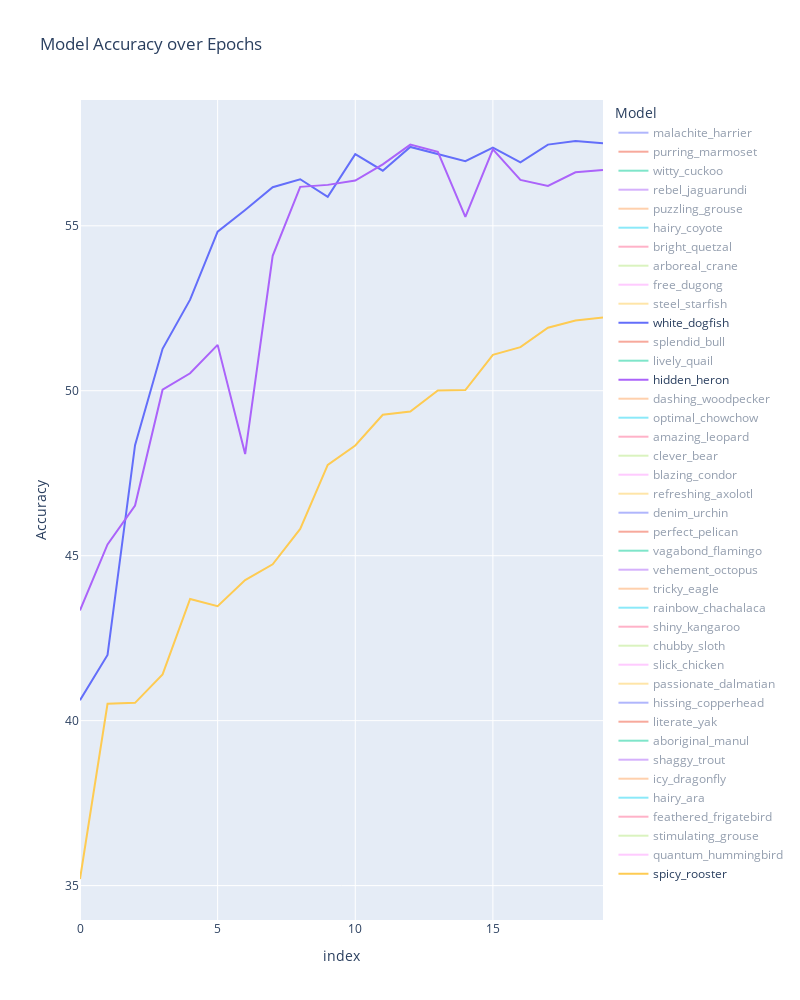

The notebook cell saved with this chart:
### Code cell
import plotly.express as px
fig = px.line(epochs_data, x='index', y='Accuracy', color='Model', title='Model Accuracy over Epochs')
fig.update_layout(height=1000, width=800)
fig

### Figure 1 — Plotly figure (JSON) as saved in the notebook; plotly's stock layout.template omitted (floating-point values rounded to 4 significant figures)
{"data": [{"hovertemplate": "Model=malachite_harrier<br>index=%{x}<br>Accuracy=%{y}<extra></extra>", "legendgroup": "malachite_harrier", "line": {"color": "#636efa", "dash": "solid"}, "marker": {"symbol": "circle"}, "mode": "lines", "name": "malachite_harrier", "orientation": "v", "showlegend": true, "type": "scatter", "visible": "legendonly", "x": [0, 1, 2, 3, 4, 5, 6, 7, 8, 9, 10, 11, 12, 13, 14, 15, 16, 17, 18, 19], "xaxis": "x", "y": [45.38, 52.87, 54.56, 55.16, 54.58, 56.18, 57.22, 56.52, 57.57, 58.65, 57.86, 56.67, 58.03, 56.96, 57.8, 57.67, 57.62, 57.2, 57.45, 57.41], "yaxis": "y"}, {"hovertemplate": "Model=purring_marmoset<br>index=%{x}<br>Accuracy=%{y}<extra></extra>", "legendgroup": "purring_marmoset", "line": {"color": "#EF553B", "dash": "solid"}, "marker": {"symbol": "circle"}, "mode": "lines", "name": "purring_marmoset", "orientation": "v", "showlegend": true, "type": "scatter", "visible": "legendonly", "x": [0, 1, 2, 3, 4, 5, 6, 7, 8, 9, 10, 11, 12, 13, 14, 15, 16, 17, 18, 19], "xaxis": "x", "y": [53.74, 55.39, 55.33, 55.87, 57.72, 56.57, 56.04, 56.72, 58.24, 58.4, 57.46, 57.05, 56.73, 57.58, 56.55, 56.92, 56.51, 56.49, 56.24, 56.15], "yaxis": "y"}, {"hovertemplate": "Model=witty_cuckoo<br>index=%{x}<br>Accuracy=%{y}<extra></extra>", "legendgroup": "witty_cuckoo", "line": {"color": "#00cc96", "dash": "solid"}, "marker": {"symbol": "circle"}, "mode": "lines", "name": "witty_cuckoo", "orientation": "v", "showlegend": true, "type": "scatter", "visible": "legendonly", "x": [0, 1, 2, 3, 4, 5, 6, 7, 8, 9, 10, 11, 12, 13, 14, 15, 16, 17, 18, 19], "xaxis": "x", "y": [45.88, 48.19, 53.11, 51.67, 53.88, 55.12, 56.05, 54.58, 56.37, 57.28, 56.82, 57.51, 58.11, 57.9, 57.01, 57.4, 57.93, 57.74, 57.16, 57.44], "yaxis": "y"}, {"hovertemplate": "Model=rebel_jaguarundi<br>index=%{x}<br>Accuracy=%{y}<extra></extra>", "legendgroup": "rebel_jaguarundi", "line": {"color": "#ab63fa", "dash": "solid"}, "marker": {"symbol": "circle"}, "mode": "lines", "name": "rebel_jaguarundi", "orientation": "v", "showlegend": true, "type": "scatter", "visible": "legendonly", "x": [0, 1, 2, 3, 4, 5, 6, 7, 8, 9, 10, 11, 12, 13, 14, 15, 16, 17, 18, 19], "xaxis": "x", "y": [44.04, 50.85, 53.88, 54.37, 54.45, 55.91, 54.68, 57.53, 57.07, 58.1, 56.8, 55.68, 56.83, 56.09, 56.91, 56.07, 56.14, 56.42, 56.05, 56.15], "yaxis": "y"}, {"hovertemplate": "Model=puzzling_grouse<br>index=%{x}<br>Accuracy=%{y}<extra></extra>", "legendgroup": "puzzling_grouse", "line": {"color": "#FFA15A", "dash": "solid"}, "marker": {"symbol": "circle"}, "mode": "lines", "name": "puzzling_grouse", "orientation": "v", "showlegend": true, "type": "scatter", "visible": "legendonly", "x": [0, 1, 2, 3, 4, 5, 6, 7, 8, 9, 10, 11, 12, 13, 14, 15, 16, 17, 18, 19], "xaxis": "x", "y": [48.09, 54.8, 55.94, 55.88, 57.45, 55.61, 58.04, 56.43, 56.95, 56.49, 56.25, 56.5, 57.42, 56.62, 56.24, 56.33, 55.86, 56.47, 55.78, 55.85], "yaxis": "y"}, {"hovertemplate": "Model=hairy_coyote<br>index=%{x}<br>Accuracy=%{y}<extra></extra>", "legendgroup": "hairy_coyote", "line": {"color": "#19d3f3", "dash": "solid"}, "marker": {"symbol": "circle"}, "mode": "lines", "name": "hairy_coyote", "orientation": "v", "showlegend": true, "type": "scatter", "visible": "legendonly", "x": [0, 1, 2, 3, 4, 5, 6, 7, 8, 9, 10, 11, 12, 13, 14, 15, 16, 17, 18, 19], "xaxis": "x", "y": [51.93, 53.32, 56.43, 56.7, 57.31, 55.59, 57.04, 56.82, 58.04, 57.39, 57.6, 57.15, 56.24, 56.87, 56.52, 56.4, 56.04, 56.35, 55.95, 56.32], "yaxis": "y"}, {"hovertemplate": "Model=bright_quetzal<br>index=%{x}<br>Accuracy=%{y}<extra></extra>", "legendgroup": "bright_quetzal", "line": {"color": "#FF6692", "dash": "solid"}, "marker": {"symbol": "circle"}, "mode": "lines", "name": "bright_quetzal", "orientation": "v", "showlegend": true, "type": "scatter", "visible": "legendonly", "x": [0, 1, 2, 3, 4, 5, 6, 7, 8, 9, 10, 11, 12, 13, 14, 15, 16, 17, 18, 19], "xaxis": "x", "y": [49.67, 53.19, 54.97, 56.08, 56.71, 56.5, 56.5, 57.84, 57, 57.53, 57.73, 57.37, 57.08, 57.33, 56.81, 57.08, 55.94, 56.39, 56.37, 56.53], "yaxis": "y"}, {"hovertemplate": "Model=arboreal_crane<br>index=%{x}<br>Accuracy=%{y}<extra></extra>", "legendgroup": "arboreal_crane", "line": {"color": "#B6E880", "dash": "solid"}, "marker": {"symbol": "circle"}, "mode": "lines", "name": "arboreal_crane", "orientation": "v", "showlegend": true, "type": "scatter", "visible": "legendonly", "x": [0, 1, 2, 3, 4, 5, 6, 7, 8, 9, 10, 11, 12, 13, 14, 15, 16, 17, 18, 19], "xaxis": "x", "y": [46.08, 51.25, 53.8, 55.21, 55.12, 56.78, 56.69, 55.6, 56.56, 56.98, 57.65, 57.6, 57.3, 57.43, 56.63, 56.7, 56.17, 56.58, 56.2, 56.76], "yaxis": "y"}, {"hovertemplate": "Model=free_dugong<br>index=%{x}<br>Accuracy=%{y}<extra></extra>", "legendgroup": "free_dugong", "line": {"color": "#FF97FF", "dash": "solid"}, "marker": {"symbol": "circle"}, "mode": "lines", "name": "free_dugong", "orientation": "v", "showlegend": true, "type": "scatter", "visible": "legendonly", "x": [0, 1, 2, 3, 4, 5, 6, 7, 8, 9, 10, 11, 12, 13, 14, 15, 16, 17, 18, 19], "xaxis": "x", "y": [49.99, 52.73, 55.11, 55.82, 57.04, 56.85, 57.32, 57.57, 56.69, 56.99, 56.18, 57.64, 57.53, 56.6, 56.15, 56.47, 56.39, 55.99, 56.05, 55.89], "yaxis": "y"}, {"hovertemplate": "Model=steel_starfish<br>index=%{x}<br>Accuracy=%{y}<extra></extra>", "legendgroup": "steel_starfish", "line": {"color": "#FECB52", "dash": "solid"}, "marker": {"symbol": "circle"}, "mode": "lines", "name": "steel_starfish", "orientation": "v", "showlegend": true, "type": "scatter", "visible": "legendonly", "x": [0, 1, 2, 3, 4, 5, 6, 7, 8, 9, 10, 11, 12, 13, 14, 15, 16, 17, 18, 19], "xaxis": "x", "y": [42.63, 47.41, 50.64, 53.93, 54.42, 55.01, 55.79, 54.8, 56.74, 57.48, 56.64, 57.58, 56.87, 56.2, 56.45, 56.76, 57.15, 56.47, 56.96, 56.53], "yaxis": "y"}, {"hovertemplate": "Model=white_dogfish<br>index=%{x}<br>Accuracy=%{y}<extra></extra>", "legendgroup": "white_dogfish", "line": {"color": "#636efa", "dash": "solid"}, "marker": {"symbol": "circle"}, "mode": "lines", "name": "white_dogfish", "orientation": "v", "showlegend": true, "type": "scatter", "visible": true, "x": [0, 1, 2, 3, 4, 5, 6, 7, 8, 9, 10, 11, 12, 13, 14, 15, 16, 17, 18, 19], "xaxis": "x", "y": [40.62, 41.99, 48.35, 51.27, 52.76, 54.82, 55.48, 56.17, 56.41, 55.88, 57.17, 56.67, 57.39, 57.17, 56.96, 57.37, 56.92, 57.46, 57.57, 57.5], "yaxis": "y"}, {"hovertemplate": "Model=splendid_bull<br>index=%{x}<br>Accuracy=%{y}<extra></extra>", "legendgroup": "splendid_bull", "line": {"color": "#EF553B", "dash": "solid"}, "marker": {"symbol": "circle"}, "mode": "lines", "name": "splendid_bull", "orientation": "v", "showlegend": true, "type": "scatter", "visible": "legendonly", "x": [0, 1, 2, 3, 4, 5, 6, 7, 8, 9, 10, 11, 12, 13, 14, 15, 16, 17, 18, 19], "xaxis": "x", "y": [48.65, 52.21, 54.22, 55.86, 56.47, 56.98, 57.28, 57.51, 57, 56.75, 56.98, 56.33, 56.75, 56.3, 56.92, 56.93, 56.62, 56.53, 56.3, 56.4], "yaxis": "y"}, {"hovertemplate": "Model=lively_quail<br>index=%{x}<br>Accuracy=%{y}<extra></extra>", "legendgroup": "lively_quail", "line": {"color": "#00cc96", "dash": "solid"}, "marker": {"symbol": "circle"}, "mode": "lines", "name": "lively_quail", "orientation": "v", "showlegend": true, "type": "scatter", "visible": "legendonly", "x": [0, 1, 2, 3, 4, 5, 6, 7, 8, 9, 10, 11, 12, 13, 14, 15, 16, 17, 18, 19], "xaxis": "x", "y": [51.88, 54.29, 55.53, 56.04, 55.33, 56.5, 56.88, 56.67, 55.99, 56.26, 56.13, 56.46, 57.46, 56.58, 56.62, 56.42, 56.41, 56, 55.99, 55.95], "yaxis": "y"}, {"hovertemplate": "Model=hidden_heron<br>index=%{x}<br>Accuracy=%{y}<extra></extra>", "legendgroup": "hidden_heron", "line": {"color": "#ab63fa", "dash": "solid"}, "marker": {"symbol": "circle"}, "mode": "lines", "name": "hidden_heron", "orientation": "v", "showlegend": true, "type": "scatter", "visible": true, "x": [0, 1, 2, 3, 4, 5, 6, 7, 8, 9, 10, 11, 12, 13, 14, 15, 16, 17, 18, 19], "xaxis": "x", "y": [43.34, 45.34, 46.52, 50.03, 50.53, 51.39, 48.08, 54.09, 56.18, 56.24, 56.37, 56.86, 57.46, 57.24, 55.27, 57.32, 56.39, 56.21, 56.62, 56.69], "yaxis": "y"}, {"hovertemplate": "Model=dashing_woodpecker<br>index=%{x}<br>Accuracy=%{y}<extra></extra>", "legendgroup": "dashing_woodpecker", "line": {"color": "#FFA15A", "dash": "solid"}, "marker": {"symbol": "circle"}, "mode": "lines", "name": "dashing_woodpecker", "orientation": "v", "showlegend": true, "type": "scatter", "visible": "legendonly", "x": [0, 1, 2, 3, 4, 5, 6, 7, 8, 9, 10, 11, 12, 13, 14, 15, 16, 17, 18, 19], "xaxis": "x", "y": [45.34, 50.64, 52.99, 54.66, 55.6, 56.36, 56.76, 56.49, 56.84, 57.33, 56.85, 57.42, 56.75, 57.28, 57.05, 57.28, 56.74, 56.91, 56.8, 56.73], "yaxis": "y"}, {"hovertemplate": "Model=optimal_chowchow<br>index=%{x}<br>Accuracy=%{y}<extra></extra>", "legendgroup": "optimal_chowchow", "line": {"color": "#19d3f3", "dash": "solid"}, "marker": {"symbol": "circle"}, "mode": "lines", "name": "optimal_chowchow", "orientation": "v", "showlegend": true, "type": "scatter", "visible": "legendonly", "x": [0, 1, 2, 3, 4, 5, 6, 7, 8, 9, 10, 11, 12, 13, 14, 15, 16, 17, 18, 19], "xaxis": "x", "y": [46.16, 54.11, 54.56, 56.3, 56.75, 55.99, 57.24, 56.2, 57.04, 57.27, 57.41, 56.63, 56.62, 56.87, 56.39, 56.66, 56.82, 56.49, 56.51, 56.22], "yaxis": "y"}, {"hovertemplate": "Model=amazing_leopard<br>index=%{x}<br>Accuracy=%{y}<extra></extra>", "legendgroup": "amazing_leopard", "line": {"color": "#FF6692", "dash": "solid"}, "marker": {"symbol": "circle"}, "mode": "lines", "name": "amazing_leopard", "orientation": "v", "showlegend": true, "type": "scatter", "visible": "legendonly", "x": [0, 1, 2, 3, 4, 5, 6, 7, 8, 9, 10, 11, 12, 13, 14, 15, 16, 17, 18, 19], "xaxis": "x", "y": [45.43, 49.02, 51.8, 52.71, 53.14, 54.48, 55.69, 56.48, 55.46, 57.4, 56.93, 56.79, 56.5, 56.69, 56.32, 55.62, 55.53, 55.65, 55.75, 55.55], "yaxis": "y"}, {"hovertemplate": "Model=clever_bear<br>index=%{x}<br>Accuracy=%{y}<extra></extra>", "legendgroup": "clever_bear", "line": {"color": "#B6E880", "dash": "solid"}, "marker": {"symbol": "circle"}, "mode": "lines", "name": "clever_bear", "orientation": "v", "showlegend": true, "type": "scatter", "visible": "legendonly", "x": [0, 1, 2, 3, 4, 5, 6, 7, 8, 9, 10, 11, 12, 13, 14, 15, 16, 17, 18, 19], "xaxis": "x", "y": [41.28, 42.83, 46.97, 49.83, 53.1, 55.04, 55.31, 55.99, 55.56, 57.38, 56.44, 56.26, 56.56, 56.76, 56.15, 56.14, 56.25, 56.38, 56.4, 56.14], "yaxis": "y"}, {"hovertemplate": "Model=blazing_condor<br>index=%{x}<br>Accuracy=%{y}<extra></extra>", "legendgroup": "blazing_condor", "line": {"color": "#FF97FF", "dash": "solid"}, "marker": {"symbol": "circle"}, "mode": "lines", "name": "blazing_condor", "orientation": "v", "showlegend": true, "type": "scatter", "visible": "legendonly", "x": [0, 1, 2, 3, 4, 5, 6, 7, 8, 9, 10, 11, 12, 13, 14, 15, 16, 17, 18, 19], "xaxis": "x", "y": [48.24, 53.19, 55.9, 56.64, 55.59, 56.93, 55.43, 55.26, 57.32, 55.59, 56.05, 55.9, 56.35, 56.37, 56.04, 56.39, 56.36, 55.91, 56.17, 56.05], "yaxis": "y"}, {"hovertemplate": "Model=refreshing_axolotl<br>index=%{x}<br>Accuracy=%{y}<extra></extra>", "legendgroup": "refreshing_axolotl", "line": {"color": "#FECB52", "dash": "solid"}, "marker": {"symbol": "circle"}, "mode": "lines", "name": "refreshing_axolotl", "orientation": "v", "showlegend": true, "type": "scatter", "visible": "legendonly", "x": [0, 1, 2, 3, 4, 5, 6, 7, 8, 9, 10, 11, 12, 13, 14, 15, 16, 17, 18, 19], "xaxis": "x", "y": [42.05, 44.29, 48.15, 49.95, 51.81, 54.64, 55.3, 55.54, 57.04, 56.36, 56.36, 57.3, 56.27, 56.35, 57, 55.89, 56.02, 56.66, 55.96, 55.88], "yaxis": "y"}, {"hovertemplate": "Model=denim_urchin<br>index=%{x}<br>Accuracy=%{y}<extra></extra>", "legendgroup": "denim_urchin", "line": {"color": "#636efa", "dash": "solid"}, "marker": {"symbol": "circle"}, "mode": "lines", "name": "denim_urchin", "orientation": "v", "showlegend": true, "type": "scatter", "visible": "legendonly", "x": [0, 1, 2, 3, 4, 5, 6, 7, 8, 9, 10, 11, 12, 13, 14, 15, 16, 17, 18, 19], "xaxis": "x", "y": [46.39, 50.24, 52.47, 53.9, 54.49, 54.83, 55.44, 55.8, 56.94, 57.3, 55.56, 56.73, 56.9, 56.96, 56.17, 55.93, 55.32, 55.87, 55.39, 55.3], "yaxis": "y"}, {"hovertemplate": "Model=perfect_pelican<br>index=%{x}<br>Accuracy=%{y}<extra></extra>", "legendgroup": "perfect_pelican", "line": {"color": "#EF553B", "dash": "solid"}, "marker": {"symbol": "circle"}, "mode": "lines", "name": "perfect_pelican", "orientation": "v", "showlegend": true, "type": "scatter", "visible": "legendonly", "x": [0, 1, 2, 3, 4, 5, 6, 7, 8, 9, 10, 11, 12, 13, 14, 15, 16, 17, 18, 19], "xaxis": "x", "y": [41.37, 44.2, 42.65, 46.36, 48.59, 51.65, 52.73, 55.08, 55.99, 55.79, 55.8, 56.69, 57.18, 57.3, 57.1, 56.3, 56, 56.16, 55.88, 55.65], "yaxis": "y"}, {"hovertemplate": "Model=vagabond_flamingo<br>index=%{x}<br>Accuracy=%{y}<extra></extra>", "legendgroup": "vagabond_flamingo", "line": {"color": "#00cc96", "dash": "solid"}, "marker": {"symbol": "circle"}, "mode": "lines", "name": "vagabond_flamingo", "orientation": "v", "showlegend": true, "type": "scatter", "visible": "legendonly", "x": [0, 1, 2, 3, 4, 5, 6, 7, 8, 9, 10, 11, 12, 13, 14, 15, 16, 17, 18, 19], "xaxis": "x", "y": [41.38, 46.41, 48.24, 52.06, 49.46, 54.98, 54.49, 54.71, 56.5, 56.11, 54.76, 56.33, 55.12, 57.17, 56.26, 56.61, 56.47, 55.89, 55.84, 55.84], "yaxis": "y"}, {"hovertemplate": "Model=vehement_octopus<br>index=%{x}<br>Accuracy=%{y}<extra></extra>", "legendgroup": "vehement_octopus", "line": {"color": "#ab63fa", "dash": "solid"}, "marker": {"symbol": "circle"}, "mode": "lines", "name": "vehement_octopus", "orientation": "v", "showlegend": true, "type": "scatter", "visible": "legendonly", "x": [0, 1, 2, 3, 4, 5, 6, 7, 8, 9, 10, 11, 12, 13, 14, 15, 16, 17, 18, 19], "xaxis": "x", "y": [42.85, 45.28, 50.86, 54.07, 54.68, 55.56, 54.6, 55.15, 55.6, 54.82, 56.15, 55.57, 56.19, 56.33, 55.74, 56.91, 56.1, 55.78, 55.81, 55.63], "yaxis": "y"}, {"hovertemplate": "Model=tricky_eagle<br>index=%{x}<br>Accuracy=%{y}<extra></extra>", "legendgroup": "tricky_eagle", "line": {"color": "#FFA15A", "dash": "solid"}, "marker": {"symbol": "circle"}, "mode": "lines", "name": "tricky_eagle", "orientation": "v", "showlegend": true, "type": "scatter", "visible": "legendonly", "x": [0, 1, 2, 3, 4, 5, 6, 7, 8, 9, 10, 11, 12, 13, 14, 15, 16, 17, 18, 19], "xaxis": "x", "y": [43.43, 46.65, 49.25, 50.01, 52.75, 54.73, 55.68, 56.3, 56.08, 56.15, 56.12, 56.83, 56.4, 56.14, 56.15, 56.7, 56.63, 56.47, 56.01, 56.25], "yaxis": "y"}, {"hovertemplate": "Model=rainbow_chachalaca<br>index=%{x}<br>Accuracy=%{y}<extra></extra>", "legendgroup": "rainbow_chachalaca", "line": {"color": "#19d3f3", "dash": "solid"}, "marker": {"symbol": "circle"}, "mode": "lines", "name": "rainbow_chachalaca", "orientation": "v", "showlegend": true, "type": "scatter", "visible": "legendonly", "x": [0, 1, 2, 3, 4, 5, 6, 7, 8, 9, 10, 11, 12, 13, 14, 15, 16, 17, 18, 19], "xaxis": "x", "y": [39.79, 47.16, 48.67, 51.06, 54.67, 51.52, 55.19, 54.95, 56.68, 56.02, 55.51, 54.92, 56.55, 56.6, 55.73, 55.97, 55.53, 55.42, 55.85, 55.61], "yaxis": "y"}, {"hovertemplate": "Model=shiny_kangaroo<br>index=%{x}<br>Accuracy=%{y}<extra></extra>", "legendgroup": "shiny_kangaroo", "line": {"color": "#FF6692", "dash": "solid"}, "marker": {"symbol": "circle"}, "mode": "lines", "name": "shiny_kangaroo", "orientation": "v", "showlegend": true, "type": "scatter", "visible": "legendonly", "x": [0, 1, 2, 3, 4, 5, 6, 7, 8, 9, 10, 11, 12, 13, 14, 15, 16, 17, 18, 19], "xaxis": "x", "y": [42.31, 42.49, 45.81, 48.54, 48.7, 49.21, 52.25, 54.43, 55.55, 55.28, 55.94, 56.58, 56.39, 55.61, 56.33, 55.74, 55.07, 55.98, 55.98, 55.91], "yaxis": "y"}, {"hovertemplate": "Model=chubby_sloth<br>index=%{x}<br>Accuracy=%{y}<extra></extra>", "legendgroup": "chubby_sloth", "line": {"color": "#B6E880", "dash": "solid"}, "marker": {"symbol": "circle"}, "mode": "lines", "name": "chubby_sloth", "orientation": "v", "showlegend": true, "type": "scatter", "visible": "legendonly", "x": [0, 1, 2, 3, 4, 5, 6, 7, 8, 9, 10, 11, 12, 13, 14, 15, 16, 17, 18, 19], "xaxis": "x", "y": [43.19, 44.21, 46.27, 47.59, 51.52, 52.89, 53.77, 54.22, 55.29, 55.94, 54.21, 55.68, 55.01, 56.56, 54.58, 55.81, 55.71, 56.02, 54.77, 55.28], "yaxis": "y"}, {"hovertemplate": "Model=slick_chicken<br>index=%{x}<br>Accuracy=%{y}<extra></extra>", "legendgroup": "slick_chicken", "line": {"color": "#FF97FF", "dash": "solid"}, "marker": {"symbol": "circle"}, "mode": "lines", "name": "slick_chicken", "orientation": "v", "showlegend": true, "type": "scatter", "visible": "legendonly", "x": [0, 1, 2, 3, 4, 5, 6, 7, 8, 9, 10, 11, 12, 13, 14, 15, 16, 17, 18, 19], "xaxis": "x", "y": [38.96, 42.91, 47.43, 50.14, 52.91, 52.95, 54.3, 54.13, 54.78, 55.43, 54.63, 55.37, 54.7, 56.38, 55.37, 55.88, 55.74, 55.77, 55.36, 55.37], "yaxis": "y"}, {"hovertemplate": "Model=passionate_dalmatian<br>index=%{x}<br>Accuracy=%{y}<extra></extra>", "legendgroup": "passionate_dalmatian", "line": {"color": "#FECB52", "dash": "solid"}, "marker": {"symbol": "circle"}, "mode": "lines", "name": "passionate_dalmatian", "orientation": "v", "showlegend": true, "type": "scatter", "visible": "legendonly", "x": [0, 1, 2, 3, 4, 5, 6, 7, 8, 9, 10, 11, 12, 13, 14, 15, 16, 17, 18, 19], "xaxis": "x", "y": [42.96, 46.42, 48.93, 52.54, 54.38, 55.23, 55.69, 55.6, 55.19, 55.44, 56.34, 55.41, 55.94, 55.76, 56.32, 55.76, 55.58, 54.68, 55.2, 55.13], "yaxis": "y"}, {"hovertemplate": "Model=hissing_copperhead<br>index=%{x}<br>Accuracy=%{y}<extra></extra>", "legendgroup": "hissing_copperhead", "line": {"color": "#636efa", "dash": "solid"}, "marker": {"symbol": "circle"}, "mode": "lines", "name": "hissing_copperhead", "orientation": "v", "showlegend": true, "type": "scatter", "visible": "legendonly", "x": [0, 1, 2, 3, 4, 5, 6, 7, 8, 9, 10, 11, 12, 13, 14, 15, 16, 17, 18, 19], "xaxis": "x", "y": [39.84, 41.69, 42.5, 43.89, 46.32, 47.86, 50.74, 52.4, 53.62, 54.32, 54.95, 54.79, 55.38, 55.92, 56.14, 55.97, 56.16, 56.26, 55.9, 56.11], "yaxis": "y"}, {"hovertemplate": "Model=literate_yak<br>index=%{x}<br>Accuracy=%{y}<extra></extra>", "legendgroup": "literate_yak", "line": {"color": "#EF553B", "dash": "solid"}, "marker": {"symbol": "circle"}, "mode": "lines", "name": "literate_yak", "orientation": "v", "showlegend": true, "type": "scatter", "visible": "legendonly", "x": [0, 1, 2, 3, 4, 5, 6, 7, 8, 9, 10, 11, 12, 13, 14, 15, 16, 17, 18, 19], "xaxis": "x", "y": [38.69, 42.59, 43.55, 47.1, 46.83, 49.66, 50.83, 52.75, 53.61, 53.66, 54.33, 54.12, 55.57, 55.25, 55.43, 56.24, 55.92, 55.77, 55.9, 55.77], "yaxis": "y"}, {"hovertemplate": "Model=aboriginal_manul<br>index=%{x}<br>Accuracy=%{y}<extra></extra>", "legendgroup": "aboriginal_manul", "line": {"color": "#00cc96", "dash": "solid"}, "marker": {"symbol": "circle"}, "mode": "lines", "name": "aboriginal_manul", "orientation": "v", "showlegend": true, "type": "scatter", "visible": "legendonly", "x": [0, 1, 2, 3, 4, 5, 6, 7, 8, 9, 10, 11, 12, 13, 14, 15, 16, 17, 18, 19], "xaxis": "x", "y": [40.08, 40.13, 41.55, 44.05, 48.15, 48.93, 51.47, 52.92, 52.6, 53.53, 54.55, 53.43, 55.41, 55.83, 55.5, 56.19, 55.82, 55.75, 56.04, 56.05], "yaxis": "y"}, {"hovertemplate": "Model=shaggy_trout<br>index=%{x}<br>Accuracy=%{y}<extra></extra>", "legendgroup": "shaggy_trout", "line": {"color": "#ab63fa", "dash": "solid"}, "marker": {"symbol": "circle"}, "mode": "lines", "name": "shaggy_trout", "orientation": "v", "showlegend": true, "type": "scatter", "visible": "legendonly", "x": [0, 1, 2, 3, 4, 5, 6, 7, 8, 9, 10, 11, 12, 13, 14, 15, 16, 17, 18, 19], "xaxis": "x", "y": [40.91, 41.76, 42.99, 42.74, 45.07, 45.36, 49.7, 51.65, 53.73, 53.86, 54.84, 55.74, 55.04, 56.06, 55.58, 55.52, 55.14, 55.68, 55.57, 55.44], "yaxis": "y"}, {"hovertemplate": "Model=icy_dragonfly<br>index=%{x}<br>Accuracy=%{y}<extra></extra>", "legendgroup": "icy_dragonfly", "line": {"color": "#FFA15A", "dash": "solid"}, "marker": {"symbol": "circle"}, "mode": "lines", "name": "icy_dragonfly", "orientation": "v", "showlegend": true, "type": "scatter", "visible": "legendonly", "x": [0, 1, 2, 3, 4, 5, 6, 7, 8, 9, 10, 11, 12, 13, 14, 15, 16, 17, 18, 19], "xaxis": "x", "y": [43.16, 45.46, 48.39, 50.19, 50.32, 52.91, 52.92, 53.6, 54.54, 54.88, 55.75, 55.56, 55.43, 55.36, 54.97, 55.02, 54.92, 54.56, 54.66, 55.23], "yaxis": "y"}, {"hovertemplate": "Model=hairy_ara<br>index=%{x}<br>Accuracy=%{y}<extra></extra>", "legendgroup": "hairy_ara", "line": {"color": "#19d3f3", "dash": "solid"}, "marker": {"symbol": "circle"}, "mode": "lines", "name": "hairy_ara", "orientation": "v", "showlegend": true, "type": "scatter", "visible": "legendonly", "x": [0, 1, 2, 3, 4, 5, 6, 7, 8, 9, 10, 11, 12, 13, 14, 15, 16, 17, 18, 19], "xaxis": "x", "y": [43.05, 45.46, 45.69, 49.21, 51.18, 52.98, 52.14, 53.27, 53.92, 54.63, 53.86, 54.97, 55.38, 55.07, 55.64, 54.82, 55.04, 55.38, 55.08, 54.72], "yaxis": "y"}, {"hovertemplate": "Model=feathered_frigatebird<br>index=%{x}<br>Accuracy=%{y}<extra></extra>", "legendgroup": "feathered_frigatebird", "line": {"color": "#FF6692", "dash": "solid"}, "marker": {"symbol": "circle"}, "mode": "lines", "name": "feathered_frigatebird", "orientation": "v", "showlegend": true, "type": "scatter", "visible": "legendonly", "x": [0, 1, 2, 3, 4, 5, 6, 7, 8, 9, 10, 11, 12, 13, 14, 15, 16, 17, 18, 19], "xaxis": "x", "y": [38.26, 36.37, 42.03, 43.4, 44.81, 46.92, 48.28, 49.3, 51.44, 52.05, 53.56, 53.87, 54.52, 54.77, 55.43, 54.99, 55.58, 55.37, 55.37, 55.54], "yaxis": "y"}, {"hovertemplate": "Model=stimulating_grouse<br>index=%{x}<br>Accuracy=%{y}<extra></extra>", "legendgroup": "stimulating_grouse", "line": {"color": "#B6E880", "dash": "solid"}, "marker": {"symbol": "circle"}, "mode": "lines", "name": "stimulating_grouse", "orientation": "v", "showlegend": true, "type": "scatter", "visible": "legendonly", "x": [0, 1, 2, 3, 4, 5, 6, 7, 8, 9, 10, 11, 12, 13, 14, 15, 16, 17, 18, 19], "xaxis": "x", "y": [40.66, 42.79, 44.12, 46.33, 47.27, 48.78, 50.77, 52.41, 51.44, 51.23, 53.62, 54.26, 53.23, 54.37, 55.02, 54.46, 54.45, 54.68, 54.8, 54.6], "yaxis": "y"}, {"hovertemplate": "Model=quantum_hummingbird<br>index=%{x}<br>Accuracy=%{y}<extra></extra>", "legendgroup": "quantum_hummingbird", "line": {"color": "#FF97FF", "dash": "solid"}, "marker": {"symbol": "circle"}, "mode": "lines", "name": "quantum_hummingbird", "orientation": "v", "showlegend": true, "type": "scatter", "visible": "legendonly", "x": [0, 1, 2, 3, 4, 5, 6, 7, 8, 9, 10, 11, 12, 13, 14, 15, 16, 17, 18, 19], "xaxis": "x", "y": [35.12, 41.95, 43.53, 43.06, 45.31, 47.35, 47, 48.75, 50.57, 52.04, 52.99, 52.65, 52.93, 53.18, 53.8, 53.83, 53.7, 53.43, 53.53, 53.58], "yaxis": "y"}, {"hovertemplate": "Model=spicy_rooster<br>index=%{x}<br>Accuracy=%{y}<extra></extra>", "legendgroup": "spicy_rooster", "line": {"color": "#FECB52", "dash": "solid"}, "marker": {"symbol": "circle"}, "mode": "lines", "name": "spicy_rooster", "orientation": "v", "showlegend": true, "type": "scatter", "visible": true, "x": [0, 1, 2, 3, 4, 5, 6, 7, 8, 9, 10, 11, 12, 13, 14, 15, 16, 17, 18, 19], "xaxis": "x", "y": [35.2, 40.51, 40.54, 41.4, 43.69, 43.47, 44.26, 44.74, 45.81, 47.75, 48.34, 49.27, 49.37, 50.01, 50.02, 51.09, 51.32, 51.91, 52.13, 52.22], "yaxis": "y"}], "layout": {"height": 1000, "legend": {"title": {"text": "Model"}, "tracegroupgap": 0}, "title": {"text": "Model Accuracy over Epochs"}, "width": 800, "xaxis": {"anchor": "y", "autorange": true, "domain": [0, 1], "range": [0, 19], "title": {"text": "index"}, "type": "linear"}, "yaxis": {"anchor": "x", "autorange": true, "domain": [0, 1], "range": [33.96, 58.81], "title": {"text": "Accuracy"}, "type": "linear"}}}
